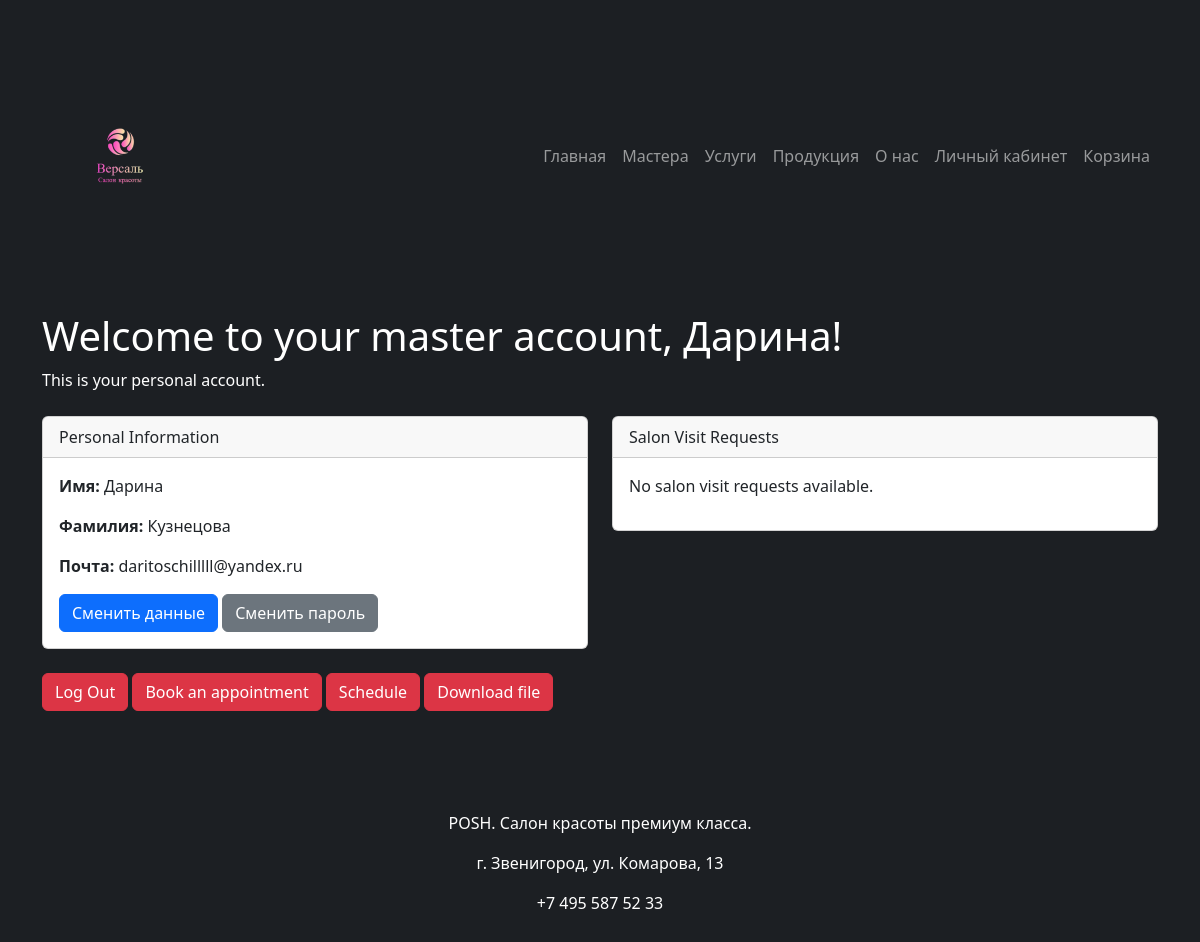
The page /account/ (signed in) on the database its author committed.
### masters/models.py (models this page shows, shortened)
class Users(AbstractUser):
    username = None
    email = models.EmailField(verbose_name='Почта', max_length=50, unique=True, db_index=True)
    phone_number = models.CharField(verbose_name='Номер телефона', max_length=20, unique=True)
    is_customer = models.BooleanField(verbose_name='Клиент', default=True, help_text='Уберите отметку, '
                                                                        'если пользователь является сотрудником салона')
    USERNAME_FIELD = 'email'
    REQUIRED_FIELDS = []
    objects = UserManager()
    class Meta:
        verbose_name = 'Пользователь'
        verbose_name_plural = 'Пользователи'

### main/views.py (the view, shortened to what this page needs)
# urls.py: path('account/', views.account, name='account'),
@login_required
def account(request):
    if request.user.is_customer:
        user_bookings = Appointments.objects.filter(user=request.user, date__gte=datetime.datetime.now().date()) \
            .filter(Q(status='1') | Q(status='2')).order_by('-date')
        for book in user_bookings:
            if book.date == datetime.datetime.now().date():
                if book.time <= datetime.datetime.now().time():
                    user_bookings.exclude(pk=book.pk)
                    obj = Appointments.objects.get(pk=book.pk)
                    obj.status = '0'
                    obj.save()
        return render(request, 'main/user_account.html', {'user_bookings': user_bookings})
    else:
        master = Masters.objects.filter(user=request.user)[0]
        master_bookings = Appointments.objects.filter(master=master, status='2')
        return render(request, 'main/master_account.html', {'master_bookings': master_bookings})

### main/templates/main/master_account.html (shortened to what this page needs)
{% extends 'main/main_layout.html' %}
{% block content %}
<div class="container">
    <h1 class="text-white">Welcome to your master account, {{ user.first_name }}!</h1>
    <p class="text-white">This is your personal account.</p>
    <div class="row mt-4">
        <div class="col-md-6">
            <div class="card">
                <div class="card-header">
                    Personal Information
                </div>
                <div class="card-body">
                    <p><strong>Имя:</strong> {{ user.first_name }}</p>
                    <p><strong>Фамилия:</strong> {{ user.last_name }}</p>
                    <p><strong>Почта:</strong> {{ user.email }}</p>
                    <a href="{% url 'edit_profile' %}" class="btn btn-primary">Сменить данные</a>
                    <a href="{% url 'change_password' %}" class="btn btn-secondary">Сменить пароль</a>
                </div>
            </div>
        </div>
        <div class="col-md-6">
            <div class="card">
                <div class="card-header">
                    Salon Visit Requests
                </div>
                <div class="card-body">
                    {% if master_bookings %}
                        <ul>
                            {% for booking in master_bookings %}
                                <li>
                                    Date: {{ booking.date }}, Time: {{ booking.time }}, User: {{ booking.user }}, Service: {{ booking.service }}
                                    {% if booking.status == '2' %}
                                        <form action="{% url 'accept_booking' booking.id %}" method="post" style="display: inline;">
                                            {% csrf_token %}
                                            <button type="submit" class="btn btn-success">Accept</button>
                                        </form>
                                        <form action="{% url 'decline_booking' booking.id %}" method="post" style="display: inline;">
                                            {% csrf_token %}
                                            <button type="submit" class="btn btn-danger">Decline</button>
                                        </form>
                                    {% endif %}
                                </li>
                            {% endfor %}
                        </ul>
                    {% else %}
                        <p>No salon visit requests available.</p>
                    {% endif %}
                </div>
            </div>
        </div>
    <div class="row mt-4">
        <div class="col-md-12">
            <a href="{% url 'logout' %}" class="btn btn-danger">Log Out</a>
            <a href="{% url 'booking' %}" class="btn btn-danger">Book an appointment</a>
            <a href="{% url 'schedule' %}" class="btn btn-danger">Schedule</a>
            <a href="{% url 'excel_report' %}" class="btn btn-danger">Download file</a>
        </div>
    </div>
</div>
</div>
{% endblock %}

### main/static/main/css/main_style.css (style rules this page uses)
body { background-color: #1c1f23; }

### rows shown on the page
Users: first_name "Дарина", last_name "Кузнецова", email "daritoschilllll@yandex.ru"
